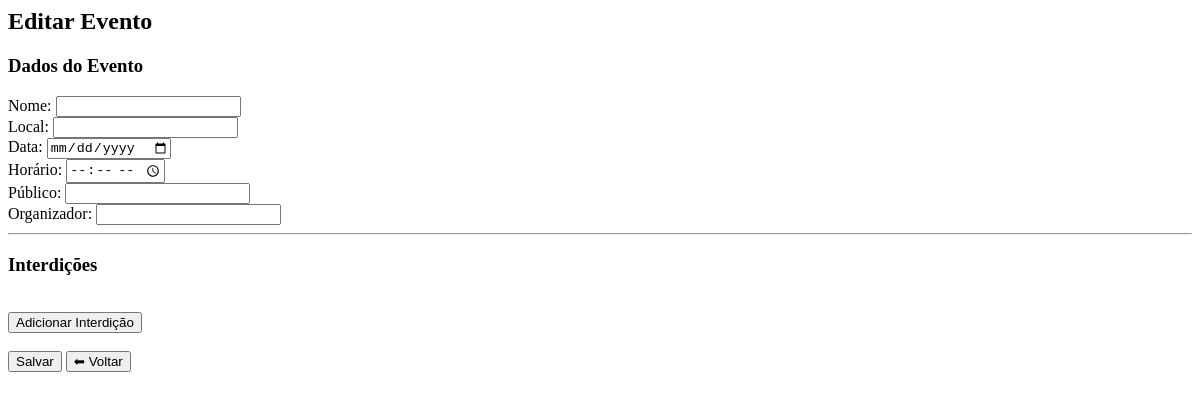
Page /editar_evento/9 on the earlier database version.
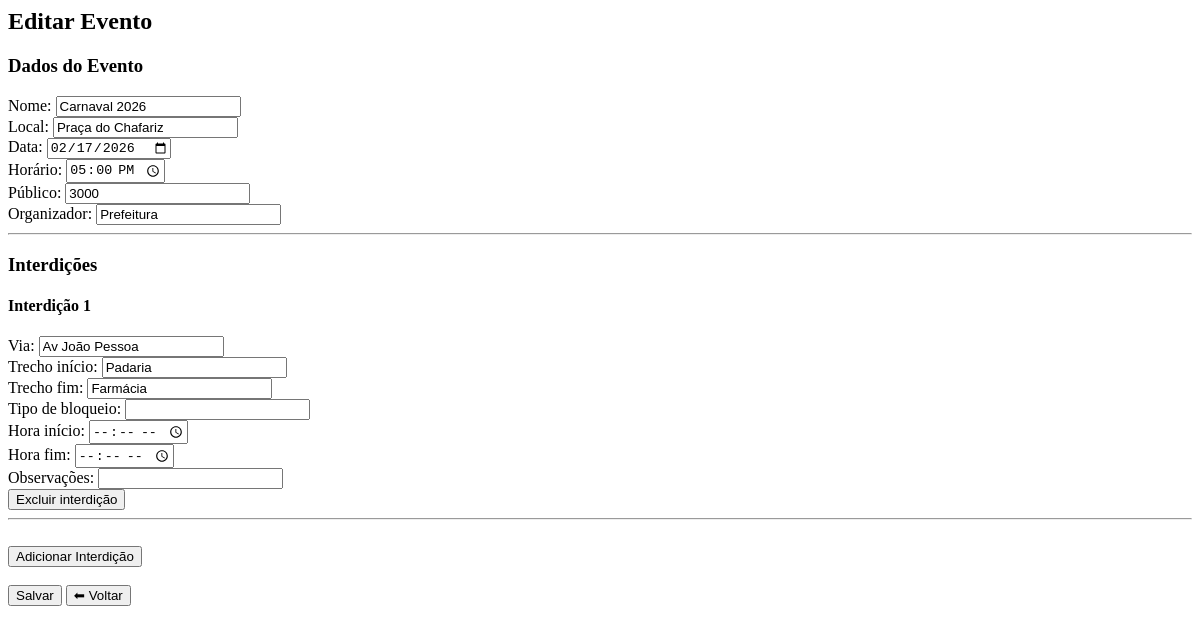
Same page on the later database version.
### tables this page shows
CREATE TABLE evento (
            id INTEGER PRIMARY KEY AUTOINCREMENT,
            nome TEXT,
            local TEXT,
            data TEXT,
            horario TEXT,
            publico INTEGER,
            organizador TEXT
        );

CREATE TABLE interdicao (
        id INTEGER PRIMARY KEY AUTOINCREMENT,
        evento_id INTEGER,
        via TEXT,
        trecho_inicio TEXT,
        trecho_fim TEXT,
        tipo_bloqueio TEXT,
        hora_inicio TEXT,
        hora_fim TEXT,
        observacoes TEXT
    );

### app.py (the view, shortened to what this page needs)
@app.route('/editar_evento/<int:id>', methods=['GET', 'POST'])
def editar_evento(id):
    conn = sqlite3.connect('database.db')
    cursor = conn.cursor()
    cursor.execute("SELECT * FROM evento WHERE id=?", (id,))
    evento = cursor.fetchone()
    cursor.execute("SELECT * FROM interdicao WHERE evento_id=?", (id,))
    interdicoes = cursor.fetchall()
    conn.close()
    return render_template(
        'editar_evento.html',
        evento=evento,
        interdicoes=interdicoes
    )

### templates/editar_evento.html (shortened to what this page needs)
<h2>Editar Evento</h2>
<form method="POST">
    <h3>Dados do Evento</h3>
    Nome: <input type="text" name="nome" value="{{ evento[1] }}"><br>
    Local: <input type="text" name="local" value="{{ evento[2] }}"><br>
    Data: <input type="date" name="data" value="{{ evento[3] }}"><br>
    Horário: <input type="time" name="horario" value="{{ evento[4] }}"><br>
    Público: <input type="number" name="publico" value="{{ evento[5] }}"><br>
    Organizador: <input type="text" name="organizador" value="{{ evento[6] }}"><br>
    <hr>
    <h3>Interdições</h3>
    <div id="interdicoes-container">
        {% for i in interdicoes %}
        <div class="interdicao">
            <h4>Interdição {{ loop.index }}</h4>
            Via: <input type="text" name="via[]" value="{{ i[2] }}"><br>
            Trecho início: <input type="text" name="trecho_inicio[]" value="{{ i[3] }}"><br>
            Trecho fim: <input type="text" name="trecho_fim[]" value="{{ i[4] }}"><br>
            Tipo de bloqueio: <input type="text" name="tipo_bloqueio[]" value="{{ i[5] }}"><br>
            Hora início: <input type="time" name="hora_inicio[]" value="{{ i[6] }}"><br>
            Hora fim: <input type="time" name="hora_fim[]" value="{{ i[7] }}"><br>
            Observações: <input type="text" name="observacoes[]" value="{{ i[8] }}"><br>
            <button type="button" onclick="removerInterdicao(this)">Excluir interdição</button>
            <hr>
        </div>
        {% endfor %}
    </div>
    <br>
    <button type="button" onclick="addInterdicao()">Adicionar Interdição</button>
    <br><br>
    <button type="submit">Salvar</button>
    <button type="button" onclick="window.location.href='/eventos'">⬅ Voltar</button>
</form>

Differences in the rows shown:
added evento: nome "Carnaval 2026", local "Praça do Chafariz", data "02/17/2026", horario "17:00", publico "3000", organizador "Prefeitura"
added interdicao: via "Av João Pessoa", trecho_inicio "Padaria", trecho_fim "Farmácia"
